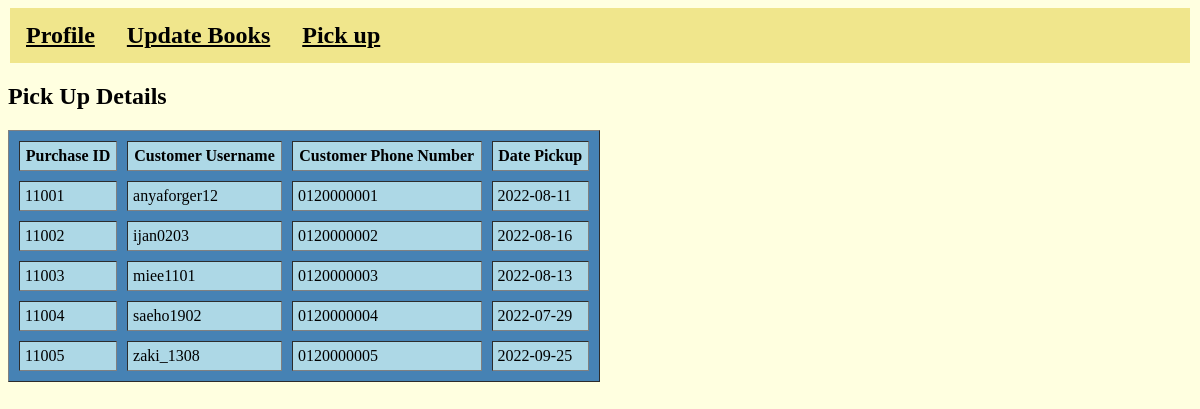
The page /pickup.php on the database its author committed.
### tables this page shows
CREATE TABLE `purchase` (
  `Purchase_ID` int(6) NOT NULL,
  `DateTime_purchase` datetime NOT NULL,
  `No_purchase` int(15) NOT NULL,
  `Total_price` decimal(10,2) NOT NULL,
  `Discount` int(5) NOT NULL,
  `Pay_type` text NOT NULL,
  `Cust_username` varchar(20) NOT NULL,
  `Seller_ID` int(15) NOT NULL
);

CREATE TABLE `pickup` (
  `Cust_username` varchar(20) NOT NULL,
  `Cust_phonenum` varchar(12) NOT NULL,
  `Date_pickup` date NOT NULL
);

### pickup.php (the view, shortened to what this page needs)
<!DOCTYPE html>
<html lang="en">
	<head>
	</head>
<head>
</head>
<body>
<div>
    <ul class="navbar-nav">
        <li class="nav-item"><a href="sellerprofile.php"><b><u>Profile</u></b></a></li>
        <li class="nav-item"><a href="display_books.php"><b><u>Update Books</u></b></a></li>
        <li class="nav-item"><a href="pickup.php"><b><u>Pick up</u></b></a></li>
    </ul>
</div>
<?php
include 'conn.php';
echo "<h2>Pick Up Details</h2>";
echo "<table cellpadding=5 cellspacing=10 border=1 width=50% class='center' bgcolor=steelblue>
<tr>
    <th bgcolor=lightblue>Purchase ID</th>
    <th bgcolor=lightblue>Customer Username</th>
    <th bgcolor=lightblue>Customer Phone Number</th>
    <th bgcolor=lightblue>Date Pickup</th>
</tr>";
$query = "SELECT p.Purchase_ID, c.Cust_username, c.Cust_phonenum, c.Date_pickup
          FROM purchase p
          JOIN pickup c ON p.Cust_username = c.Cust_username";
$result = mysqli_query($conn, $query);
while ($row = mysqli_fetch_assoc($result)) {
    echo "<tr>";
    echo "<td bgcolor=lightblue>{$row['Purchase_ID']}</td>";
    echo "<td bgcolor=lightblue>{$row['Cust_username']}</td>";
    echo "<td bgcolor=lightblue>{$row['Cust_phonenum']}</td>";
    echo "<td bgcolor=lightblue>{$row['Date_pickup']}</td>";
    echo "</tr>";
}
echo "</table>";
?>
</body>
</html>

### pickup.php (style rules this page uses)
body { background-image:url(css/booksbg.jpg); background-color: lightYellow; }
ul { list-style-type:none; margin:2px; padding:0; overflow:hidden; background-color: khaki; }
li { float:left; font-family: 'Garamond',serif; font-size: 24px; }
li a { display:block; color:black; padding: 14px 16px; text-decoration:none; }

### rows shown on the page
purchase: Purchase_ID "11001", pickup.Cust_username "anyaforger12", pickup.Cust_phonenum "0120000001", pickup.Date_pickup "2022-08-11"
purchase: Purchase_ID "11002", pickup.Cust_username "ijan0203", pickup.Cust_phonenum "0120000002", pickup.Date_pickup "2022-08-16"
purchase: Purchase_ID "11003", pickup.Cust_username "miee1101", pickup.Cust_phonenum "0120000003", pickup.Date_pickup "2022-08-13"
purchase: Purchase_ID "11004", pickup.Cust_username "saeho1902", pickup.Cust_phonenum "0120000004", pickup.Date_pickup "2022-07-29"
purchase: Purchase_ID "11005", pickup.Cust_username "zaki_1308", pickup.Cust_phonenum "0120000005", pickup.Date_pickup "2022-09-25"
